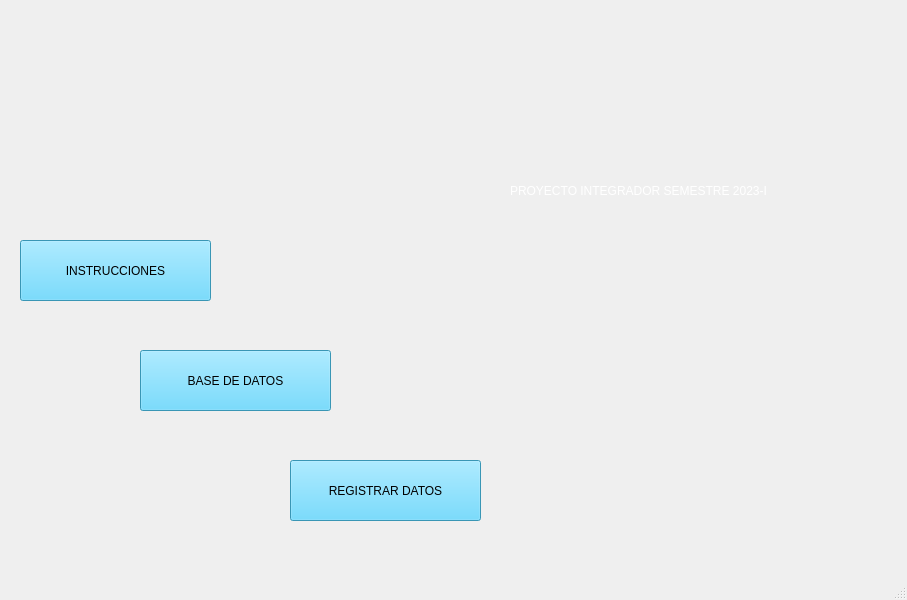
<?xml version="1.0" encoding="UTF-8"?>
<ui version="4.0">
 <class>MainWindow</class>
 <widget class="QMainWindow" name="MainWindow">
  <property name="geometry">
   <rect>
    <x>0</x>
    <y>0</y>
    <width>907</width>
    <height>600</height>
   </rect>
  </property>
  <property name="windowTitle">
   <string>MainWindow</string>
  </property>
  <property name="styleSheet">
   <string notr="true"/>
  </property>
  <widget class="QWidget" name="centralwidget">
   <widget class="QLabel" name="label">
    <property name="geometry">
     <rect>
      <x>-4</x>
      <y>2</y>
      <width>911</width>
      <height>551</height>
     </rect>
    </property>
    <property name="styleSheet">
     <string notr="true">border-image: url(:/cct/Dash 1.png);</string>
    </property>
    <property name="text">
     <string/>
    </property>
   </widget>
   <widget class="QLabel" name="label_2">
    <property name="geometry">
     <rect>
      <x>510</x>
      <y>110</y>
      <width>481</width>
      <height>161</height>
     </rect>
    </property>
    <property name="styleSheet">
     <string notr="true">font: 8pt &quot;Bahnschrift&quot;;
border-color: rgb(0, 0, 0);
font: 14pt &quot;MS Shell Dlg 2&quot;;
color: rgb(255, 255, 255);</string>
    </property>
    <property name="text">
     <string>PROYECTO INTEGRADOR SEMESTRE 2023-I</string>
    </property>
   </widget>
   <widget class="QPushButton" name="Instrucciones">
    <property name="geometry">
     <rect>
      <x>20</x>
      <y>240</y>
      <width>191</width>
      <height>61</height>
     </rect>
    </property>
    <property name="styleSheet">
     <string notr="true">background-color: rgb(80, 210, 254);

font: 14pt &quot;Bahnschrift&quot;;
border-top-color: rgb(0, 0, 0);
gridline-color: rgb(0, 0, 0);
border-color: rgb(0, 0, 0);</string>
    </property>
    <property name="text">
     <string>INSTRUCCIONES</string>
    </property>
   </widget>
   <widget class="QPushButton" name="BaseDeDatos">
    <property name="geometry">
     <rect>
      <x>140</x>
      <y>350</y>
      <width>191</width>
      <height>61</height>
     </rect>
    </property>
    <property name="styleSheet">
     <string notr="true">background-color: rgb(80, 210, 254);

font: 14pt &quot;Bahnschrift&quot;;
border-top-color: rgb(0, 0, 0);
gridline-color: rgb(0, 0, 0);
border-color: rgb(0, 0, 0);</string>
    </property>
    <property name="text">
     <string>BASE DE DATOS</string>
    </property>
   </widget>
   <widget class="QPushButton" name="Componentes">
    <property name="geometry">
     <rect>
      <x>290</x>
      <y>460</y>
      <width>191</width>
      <height>61</height>
     </rect>
    </property>
    <property name="styleSheet">
     <string notr="true">background-color: rgb(80, 210, 254);

font: 14pt &quot;Bahnschrift&quot;;
border-top-color: rgb(0, 0, 0);
gridline-color: rgb(0, 0, 0);
border-color: rgb(0, 0, 0);</string>
    </property>
    <property name="text">
     <string>REGISTRAR DATOS</string>
    </property>
   </widget>
  </widget>
  <widget class="QMenuBar" name="menubar">
   <property name="geometry">
    <rect>
     <x>0</x>
     <y>0</y>
     <width>907</width>
     <height>26</height>
    </rect>
   </property>
  </widget>
  <widget class="QStatusBar" name="statusbar"/>
 </widget>
 <resources/>
 <connections/>
</ui>
